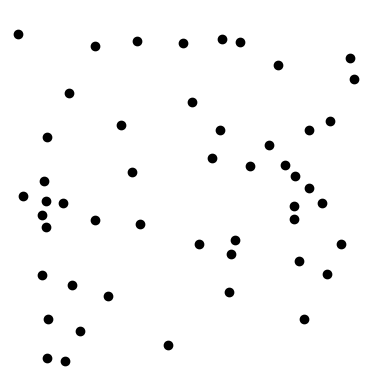
#> input picture Data_dots_activity/dots/dots2/50.png, 369 x 369 px, found by its file name; its folder holds only this picture in this run
$ python generate_s_p_withTrueDots.py
#> lines starting #> are read from the running program, lines starting #| are printed output that depends on the picture; after the words box and inside, x2 and y2 are one past the last pixel; in counts of white or black regions, pixels touching at a corner belong together
# generate_s_p.py

import cv2
import os
import json
import numpy as np

IMAGES_ROOT_FOLDER = "dots"
OUTPUT_FILE = "s_p_vector_averaged.json"

def count_dots_opencv(image_path):
#> called with image_path = 'dots/dots2/50.png'
    image = cv2.imread(image_path)
#> image is the input picture: shape (369, 369, 3); min 0, max 255, mean 248.1
    if image is None:
        print(f"[warning] cannot read: {image_path}, skip...")
        return None

    gray = cv2.cvtColor(image, cv2.COLOR_BGR2GRAY)
    _, thresh = cv2.threshold(gray, 240, 255, cv2.THRESH_BINARY_INV)
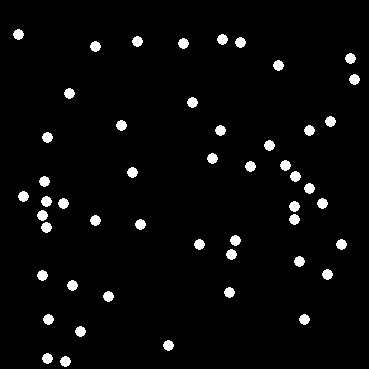
#> thresh: shape (369, 369); 3.3% white; 50 white regions
    contours, _ = cv2.findContours(thresh, cv2.RETR_EXTERNAL, cv2.CHAIN_APPROX_SIMPLE)
#> contours = 50 contours; largest, box (x1, y1, x2, y2) and area: (60, 356, 71, 367) 74, (42, 353, 53, 364) 74, (163, 340, 174, 351) 74, (75, 326, 86, 337) 74, (299, 314, 310, 325) 74

    return len(contours)

if __name__ == "__main__":
    if not os.path.exists(IMAGES_ROOT_FOLDER):
        print(f"error:cannot find '{IMAGES_ROOT_FOLDER}'")
        exit()

    subfolders = [d for d in os.listdir(IMAGES_ROOT_FOLDER) if os.path.isdir(os.path.join(IMAGES_ROOT_FOLDER, d))]
    if not subfolders:
        print(f"error: '{IMAGES_ROOT_FOLDER}' has no subfolders")
        exit()

    all_predictions = {}

    for folder in subfolders:
        folder_path = os.path.join(IMAGES_ROOT_FOLDER, folder)

        image_files = [f for f in os.listdir(folder_path) if f.endswith('.png')]

        for filename in image_files:
            try:
                ground_truth = int(os.path.splitext(filename)[0])
            except ValueError:
                print(f"  [warning] '{filename}' ignored (not an integer filename)")
                continue

            if ground_truth not in all_predictions:
                all_predictions[ground_truth] = []

            full_path = os.path.join(folder_path, filename)
            predicted_count = count_dots_opencv(full_path)
#> predicted_count = 50
            if predicted_count is not None:
                all_predictions[ground_truth].append(predicted_count)

    s_p_vector = []

    sorted_gts = sorted(all_predictions.keys())

    for gt in sorted_gts:
        preds_for_gt = all_predictions[gt]
        if not preds_for_gt:
            print(f"[warning] No predictions for GT={gt}, setting average to 0")
            average_prediction = 0
        else:
            average_prediction = np.mean(preds_for_gt)

        s_p_vector.append(average_prediction)

        print(f"GT={gt}: Predictions={preds_for_gt}, Average={average_prediction:.2f}")

    print("s_p_vector (averaged):")
    print([f"{val:.2f}" for val in s_p_vector])

    with open(OUTPUT_FILE, 'w') as f:
        json.dump(s_p_vector, f)

    print(f"\nsave to: '{OUTPUT_FILE}'")

$ run again, on Data_dots_activity/dots/dots2/51.png
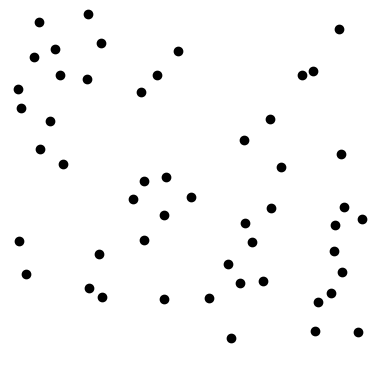
#> input picture Data_dots_activity/dots/dots2/51.png, 369 x 369 px, found by its file name
#> in count_dots_opencv, image is the input picture: shape (369, 369, 3); min 0, max 255, mean 247.9
#> in count_dots_opencv, `_, thresh = cv2.threshold(gray, 240, 255, cv2.THRESH_BINARY_INV)`:
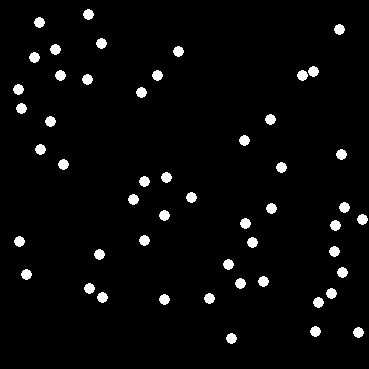
#> thresh: shape (369, 369); 3.3% white; 51 white regions
#> contours = 51 contours; largest, box (x1, y1, x2, y2) and area: (226, 333, 237, 344) 74, (353, 327, 364, 338) 74, (310, 326, 321, 337) 74, (313, 297, 324, 308) 74, (159, 294, 170, 305) 74
#> predicted_count = 51

$ run again, on Data_dots_activity/dots/dots2/52.png
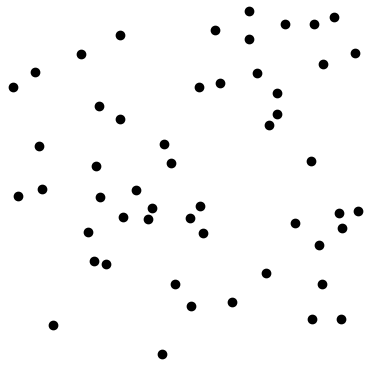
#> input picture Data_dots_activity/dots/dots2/52.png, 369 x 369 px, found by its file name
#> in count_dots_opencv, image is the input picture: shape (369, 369, 3); min 0, max 255, mean 247.8
#> in count_dots_opencv, `_, thresh = cv2.threshold(gray, 240, 255, cv2.THRESH_BINARY_INV)`:
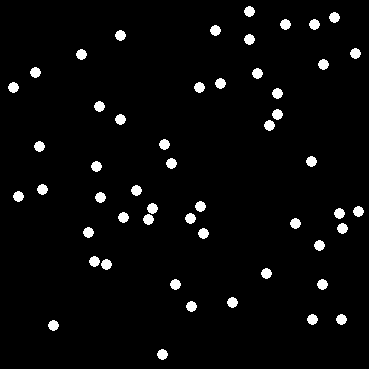
#> thresh: shape (369, 369); 3.4% white; 52 white regions
#> contours = 52 contours; largest, box (x1, y1, x2, y2) and area: (157, 349, 168, 360) 74, (48, 320, 59, 331) 74, (336, 314, 347, 325) 74, (307, 314, 318, 325) 74, (186, 301, 197, 312) 74
#> predicted_count = 52
